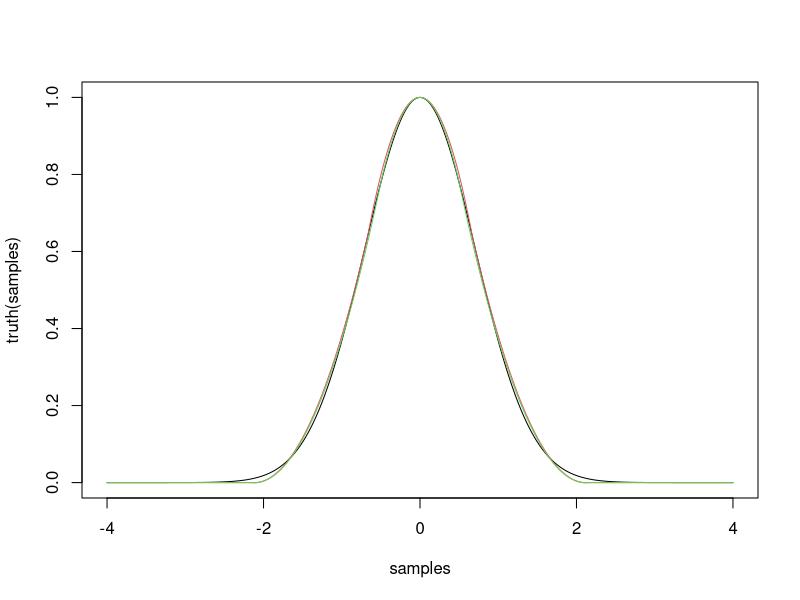
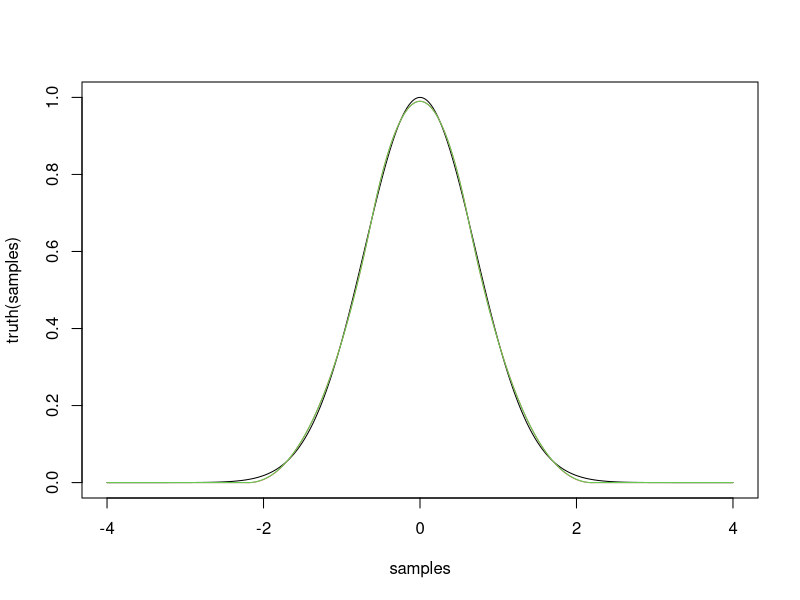
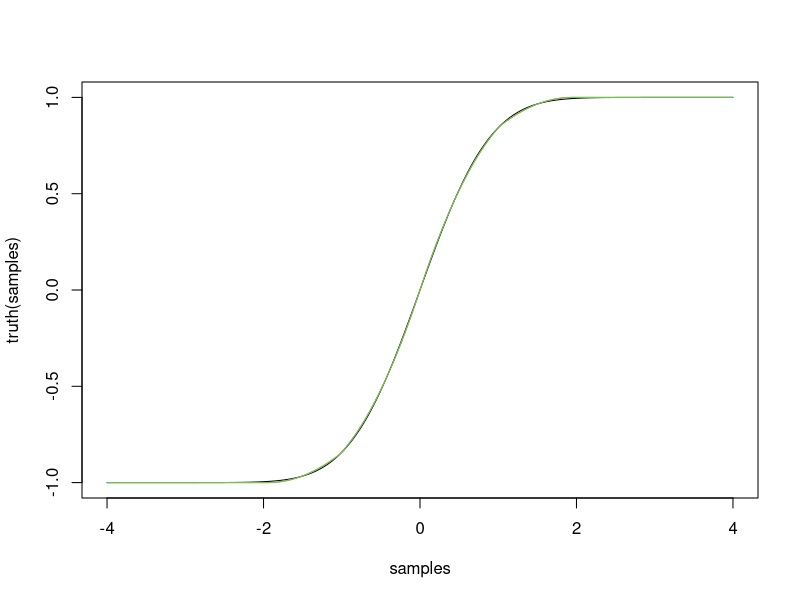
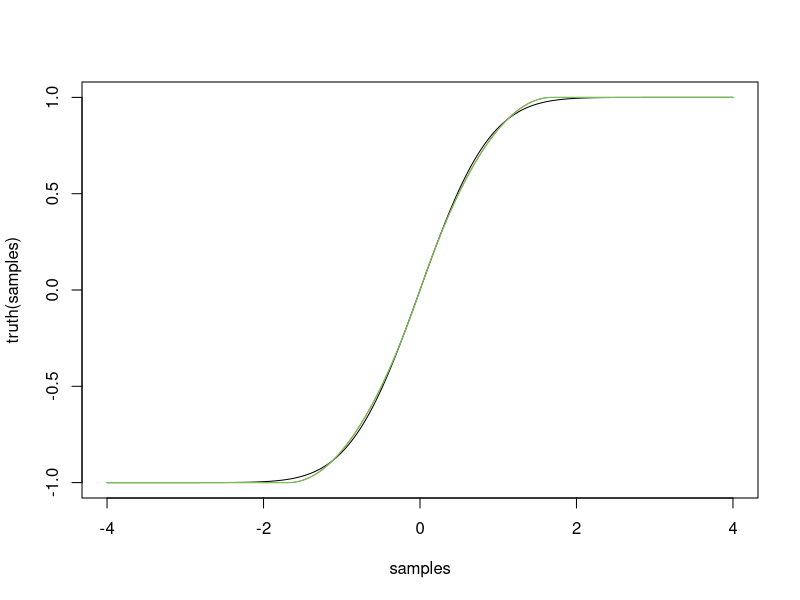
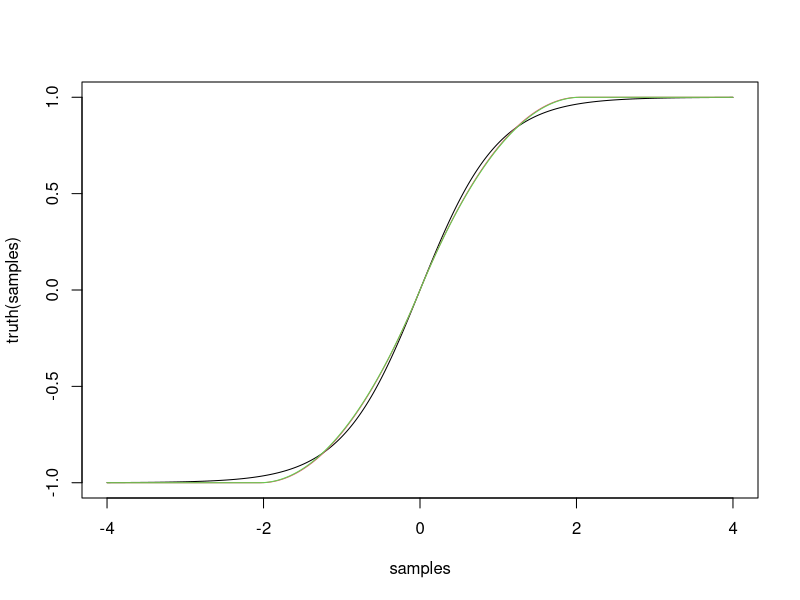
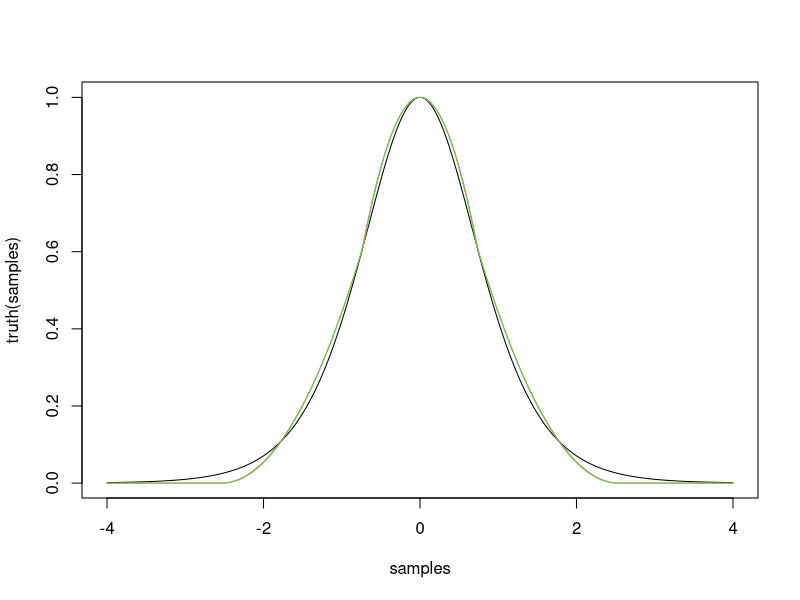
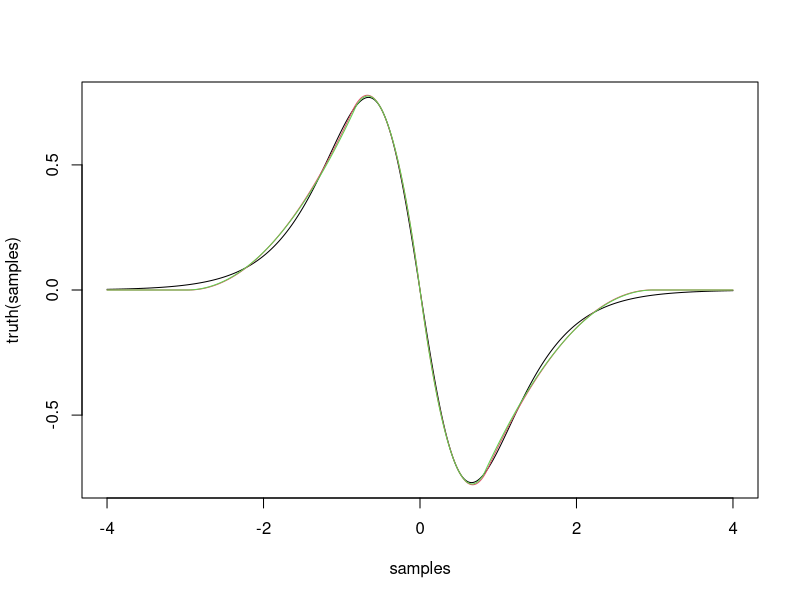

Generate these figures, in order, with R:

#namespace
SampleDatasetComparison = function(input, output, predict){
	list(
		pe = function(parameters){
			(output-predict(parameters)(input))/output
		},
		e = function(parameters){
			output-predict(parameters)(input)
		},
		plot = function(parameters, parameters2=NULL, type='p'){
			plot(input, output, type=type)
			points(input, predict(parameters)(input), type=type, col=2)
			if(!is.null(parameters2)){
				points(input, predict(parameters)(input), type=type, col=3)
			}
		}
	)
}

#namespace
SampledFunctionComparison = function(samples, truth, predict){
	list(
		pe = function(parameters){
			(truth(samples)-predict(parameters)(samples))/truth(samples)
		},
		e = function(parameters){
			truth(samples)-predict(parameters)(samples)
		},
		plot = function(parameters, parameters2=NULL){
			plot(samples, truth(samples), type='l')
			points(samples, predict(parameters)(samples), type='l', col=2)
			if(!is.null(parameters2)){
				points(samples, predict(parameters2)(samples), type='l', col=3)
			}
		}
	)
}

#namespace
SampleCosts = function(comparison){
	list(
		# mean percent error
		mpe = function(parameters) {
			mean(abs(comparison$pe(parameters)))
		},
		# mean error
		me = function(parameters) {
			mean(abs(comparison$e(parameters)))
		},
		# max percent error
		mxpe = function(parameters) {
			max(abs(comparison$pe(parameters)))
		},
		# max error
		mxe = function(parameters) {
			max(abs(comparison$e(parameters)))
		}
	)
}



# linear Newton polynomial
p2 = function(x1,x2,x3, y1,y2,y3){
    dfdx  = (y2-y1) / (x2-x1)
    function(x){ y1 + dfdx * (x-x1) }
}

# quadratic Newton polynomial
p2 = function(x1,x2,x3, y1,y2,y3){
    y21  = (y2-y1)   / (x2-x1)
    y32  = (y3-y2)   / (x3-x2)
    y321 = (y32-y21) / (x3-x1)
    function(x){ y1 + y21*(x-x1) + y321*(x-x1)*(x-x2) }
}

# cubic Newton polynomial
p3 = function(x1,x2,x3,x4, y1,y2,y3,y4){
    y21   = (y2-y1)     / (x2-x1);
    y32   = (y3-y2)     / (x3-x2);
    y43   = (y4-y3)     / (x4-x3);
    y321  = (y32-y21)   / (x3-x1);
    y432  = (y43-y32)   / (x4-x2);
    y4321 = (y432-y321) / (x4-x1);
    function(x) {
	   y1 + y21*(x-x1) + y321*(x-x1)*(x-x2) + y4321*(x-x1)*(x-x2)*(x-x3)
    }
}

gauss = function(x){ exp(-x^2) }

# 3 pieces of 2nd degree
gauss3p2d = list(
	initialize=function(){ c(-0.4,0.0,-0.7) },
	decode=function(parameters) {
		cumsum(exp(parameters))
	},
	predict=function(parameters){
		transformed = cumsum(exp(parameters))
		a = transformed[1]
		b = transformed[2]
		c = transformed[3]
		function(xsigned) {
			x = abs(xsigned)
			ifelse(x<a, p2(-a,0,a, gauss(-a),gauss(0),gauss(a))(x), 
				ifelse(x<c, p2(a,b,c, gauss(a), gauss(b), 0)(x), 0))
		}
	}
)

comparison = SampledFunctionComparison(((-400):400)/100, gauss, gauss3p2d$predict)
costs = SampleCosts(comparison)
parameters = optim(gauss3p2d$initialize(), costs$mxe)$par
comparison$plot(gauss3p2d$initialize(), parameters)
gauss3p2d$decode(parameters)
costs$mxe(parameters)
parameters



# 3 pieces of 3rd degree
gauss2p3d = list(
	initialize=function(){ c(-1.4, -1.0, -0.9, -0.4, -0.6) },
	decode=function(parameters) {
		cumsum(exp(parameters))
	},
	predict=function(parameters){
		transformed = cumsum(exp(parameters))
		a = transformed[1]
		b = transformed[2]
		c = transformed[3]
		d = transformed[4]
		e = transformed[5]
		function(xsigned) {
			x = abs(xsigned)
			ifelse(x<b, p3(-b,-a,a,b, gauss(-b),gauss(-a),gauss(a),gauss(b))(x), 
				ifelse(x<e, p3(b,c,d,e, gauss(b), gauss(c), gauss(d), 0)(x), 0))
		}
	}
)

comparison = SampledFunctionComparison(((-400):400)/100, gauss, gauss2p3d$predict)
costs = SampleCosts(comparison)
parameters = optim(gauss2p3d$initialize(), costs$mxe)$par
comparison$plot(gauss2p3d$initialize(), parameters)
gauss2p3d$decode(parameters)
costs$mxe(parameters)
parameters





erf = function(x) { 2 * pnorm(x * sqrt(2)) - 1 }

# 6 pieces of 2nd degree
erf4p2d = list(
	initialize=function(){ c(-0.85,-0.5,-0.7,-0.85) },
	decode=function(parameters) {
		cumsum(exp(parameters))
	},
	predict=function(parameters){
		transformed = cumsum(exp(parameters))
		a = transformed[1]
		b = transformed[2]
		c = transformed[3]
		d = transformed[4]
		function(xsigned) {
			x = abs(xsigned)
			sign(xsigned) * ifelse(x<b, p2(0,a,b, erf(0),erf(a),erf(b))(x), 
												ifelse(x<d, p2(b,c,d, erf(b), erf(c), 1)(x), 1))
		}
	}
)

comparison = SampledFunctionComparison(((-400):400)/100, erf, erf4p2d$predict)
costs = SampleCosts(comparison)
parameters = optim(erf4p2d$initialize(), costs$mxe)$par
comparison$plot(erf4p2d$initialize(), parameters)
erf4p2d$decode(parameters)
costs$mxe(parameters)
parameters




# 4 pieces of 2nd degree
erf2p2d = list(
	initialize=function(){ c(0.1,-0.6) },
	decode=function(parameters) {
		cumsum(exp(parameters))
	},
	predict=function(parameters){
		transformed = cumsum(exp(parameters))
		a = transformed[1]
		b = transformed[2]
		function(xsigned) {
			x = abs(xsigned)
			sign(xsigned) * ifelse(x<b, p2(0,a,b, erf(0),erf(a),1)(x),  1)
		}
	}
)

comparison = SampledFunctionComparison(((-400):400)/100, erf, erf2p2d$predict)
costs = SampleCosts(comparison)
parameters = optim(erf2p2d$initialize(), costs$mxe)$par
comparison$plot(erf2p2d$initialize(), parameters)
erf2p2d$decode(parameters)
costs$mxe(parameters)
parameters





# 4 pieces of 2nd degree
tanh2p2d = list(
	initialize=function(){ c(0.2,-0.2) },
	decode=function(parameters) {
		cumsum(exp(parameters))
	},
	predict=function(parameters){
		transformed = cumsum(exp(parameters))
		a = transformed[1]
		b = transformed[2]
		function(xsigned) {
			x = abs(xsigned)
			sign(xsigned) * ifelse(x<b, p2(0,a,b, tanh(0),tanh(a),1)(x),  1)
		}
	}
)

comparison = SampledFunctionComparison(((-400):400)/100, tanh, tanh2p2d$predict)
costs = SampleCosts(comparison)
parameters = optim(tanh2p2d$initialize(), costs$mxe)$par
comparison$plot(tanh2p2d$initialize(), parameters)
tanh2p2d$decode(parameters)
costs$mxe(parameters)
parameters




sech2 = function(x){ 1/(cosh(x)*cosh(x)) }

# 3 pieces of 2nd degree
sech23p2d = list(
	initialize=function(){ c(-0.3,0.05,-0.3) },
	decode=function(parameters) {
		cumsum(exp(parameters))
	},
	predict=function(parameters){
		transformed = cumsum(exp(parameters))
		a = transformed[1]
		b = transformed[2]
		c = transformed[3]
		function(xsigned) {
			x = abs(xsigned)
			ifelse(x<a, p2(-a,0,a, sech2(-a),sech2(0),sech2(a))(x), 
				ifelse(x<c, p2(a,b,c, sech2(a), sech2(b), 0)(x), 0))
		}
	}
)

comparison = SampledFunctionComparison(((-400):400)/100, sech2, sech23p2d$predict)
costs = SampleCosts(comparison)
parameters = optim(sech23p2d$initialize(), costs$mxe)$par
comparison$plot(sech23p2d$initialize(), parameters)
sech23p2d$decode(parameters)
costs$mxe(parameters)
parameters



ddxsech2 = function(x){ -2*tanh(x)/(cosh(x)*cosh(x)) }

ddxsech24p2d = list(
	initialize=function(){ c(-0.7,-1.0,0.3,-0.3) },
	decode=function(parameters) {
		cumsum(exp(parameters))
	},
	predict=function(parameters){
		transformed = cumsum(exp(parameters))
		a = transformed[1]
		b = transformed[2]
		c = transformed[3]
		d = transformed[4]
		function(xsigned) {
			x = abs(xsigned)
			sign(xsigned) * ifelse(x<b, p2(0,a,b, ddxsech2(0),ddxsech2(a),ddxsech2(b))(x), 
												ifelse(x<d, p2(b,c,d, ddxsech2(b), ddxsech2(c), 0)(x), 0))
		}
	}
)

comparison = SampledFunctionComparison(((-400):400)/100, ddxsech2, ddxsech24p2d$predict)
costs = SampleCosts(comparison)
parameters = optim(ddxsech24p2d$initialize(), costs$mxe)$par
comparison$plot(ddxsech24p2d$initialize(), parameters)
ddxsech24p2d$decode(parameters)
costs$mxe(parameters)
parameters
